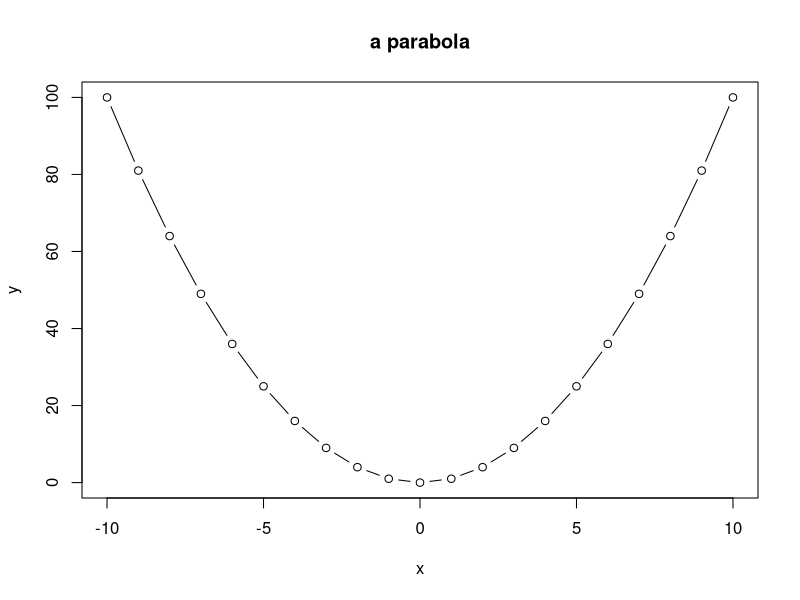
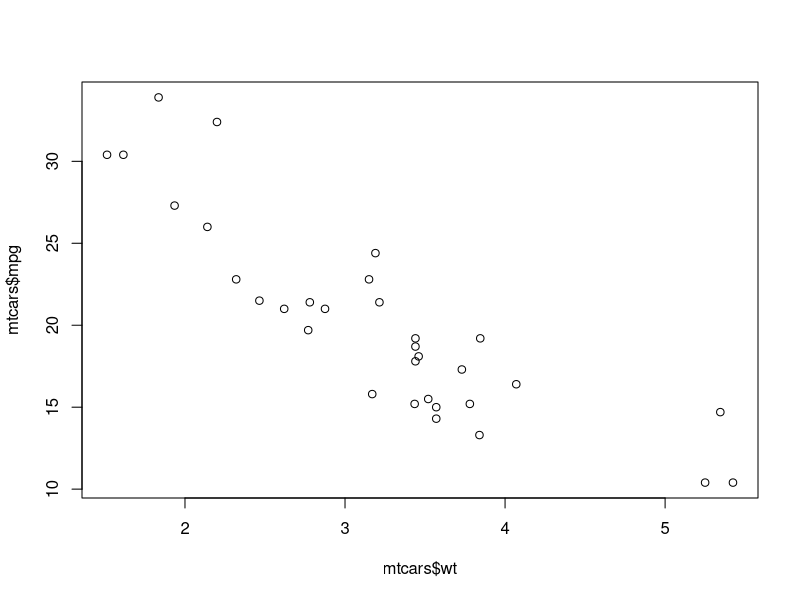
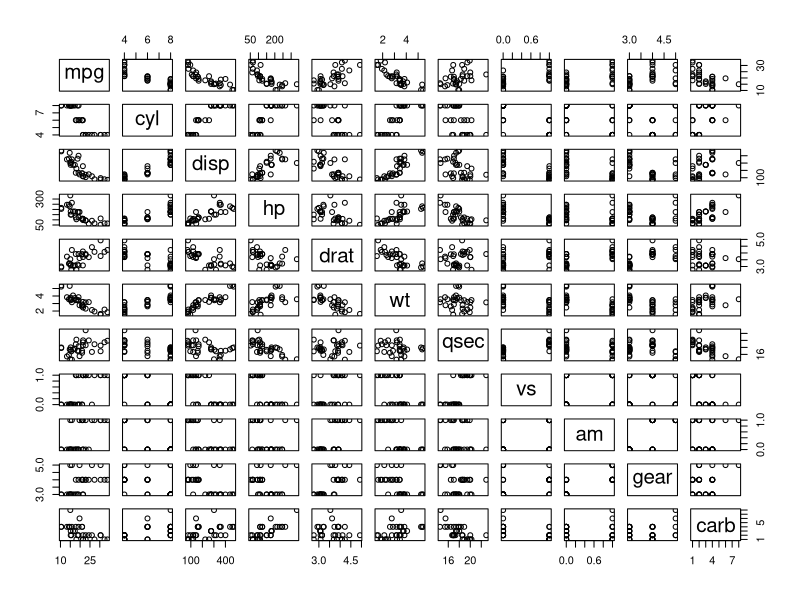
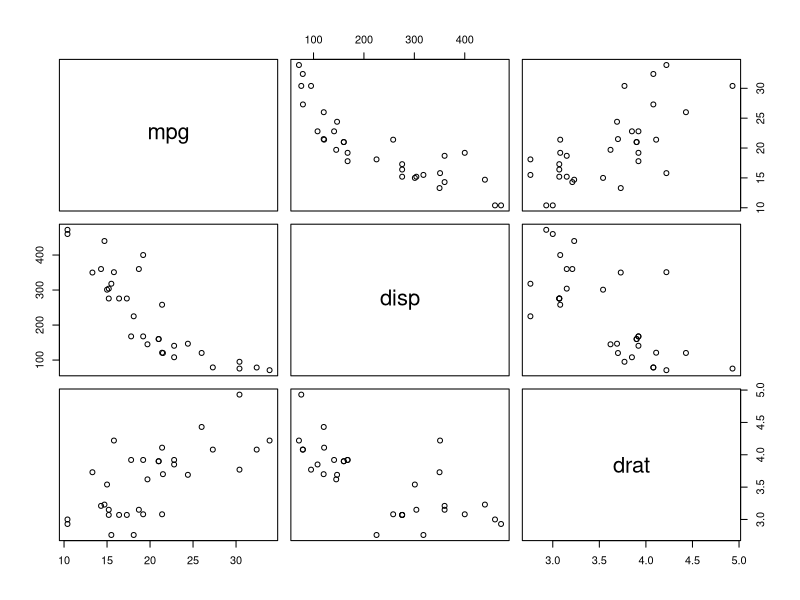
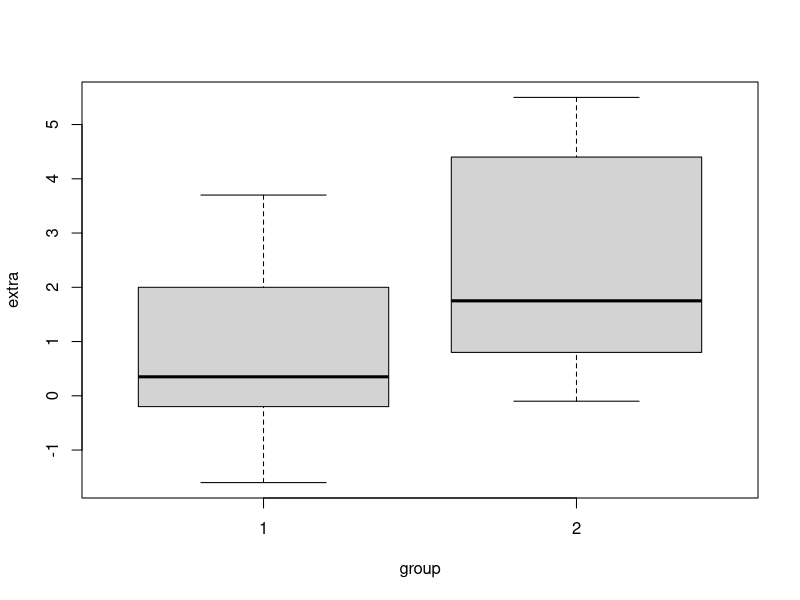
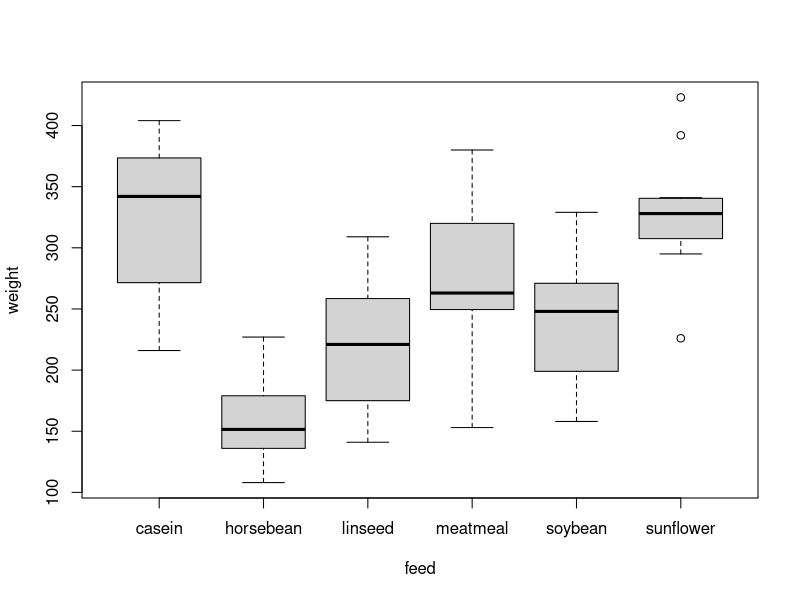
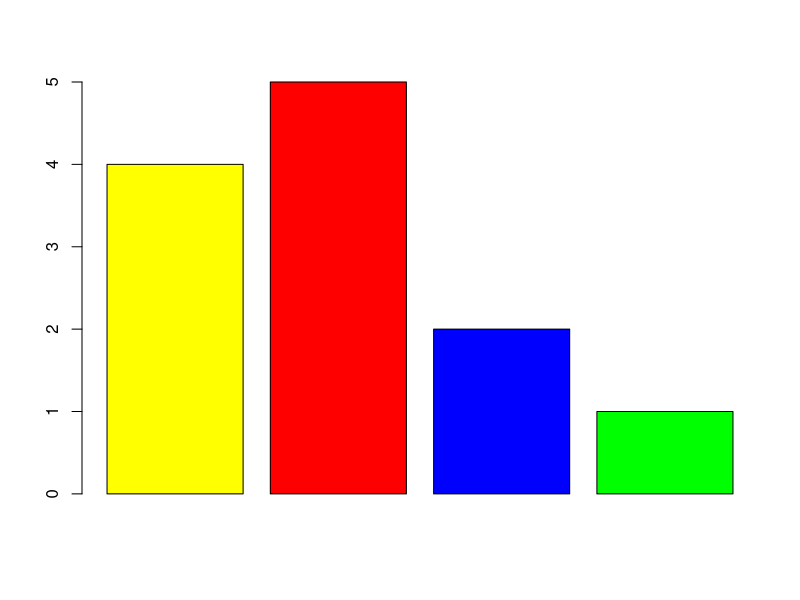
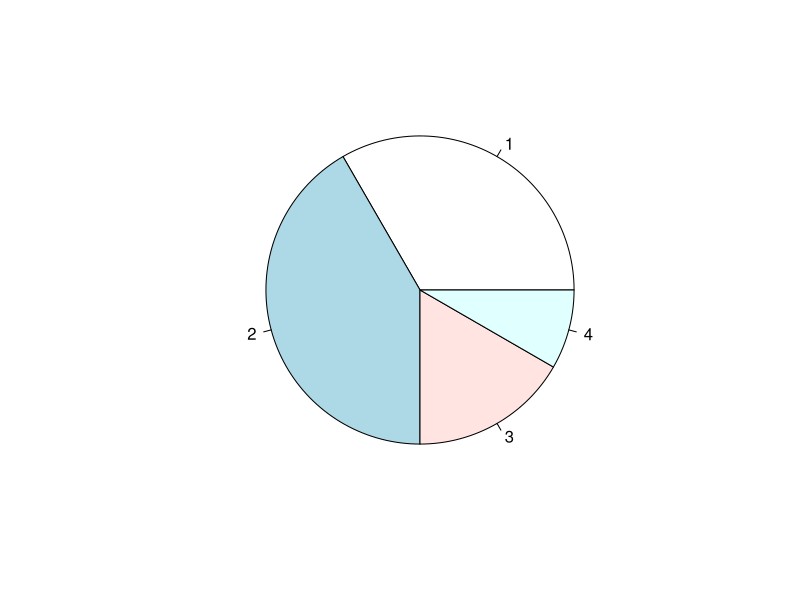

Reproduce these figures in R, in order. (Note: this script raises an error after producing the figures.)
# Simple Plot
x <- seq(-10,10)
y <- x^2
plot(x,y,'b',main="a parabola",xlab="x",ylab="y")

plot(mtcars$wt, mtcars$mpg)
plot(mtcars)
plot(mtcars[c(1,3,5)])

#Boxplot
boxplot(extra~group,data=sleep)
boxplot(weight~feed, data=chickwts)

#Barplot
a <-c(4,5,2,1)
barplot(a,col=c("yellow","red","blue","green"))

#Pie Chart
a <-c(4,5,2,1)
pie(a)

#Histogram
a <- rnorm(1000)
hist(a,breaks = c(-4,-2,0,2,4))


